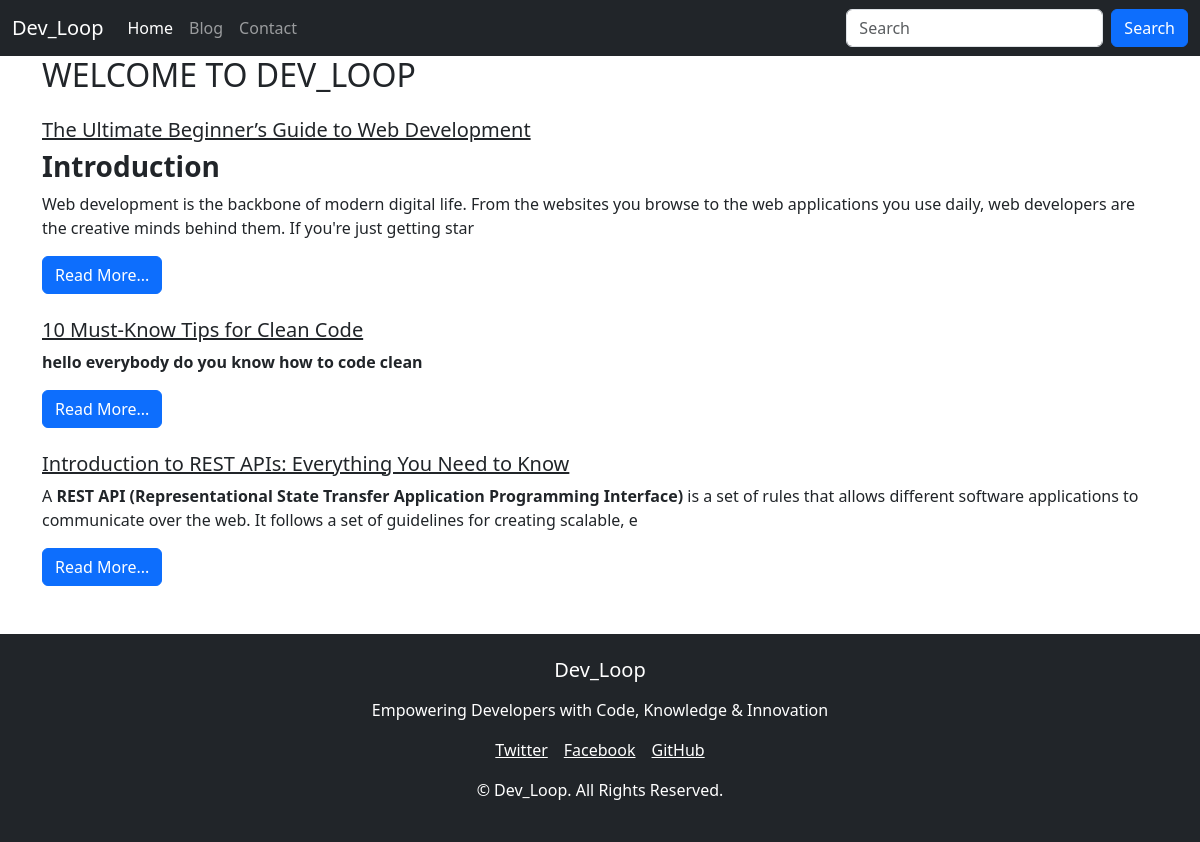
/blog/, run on an earlier commit of the app's database.
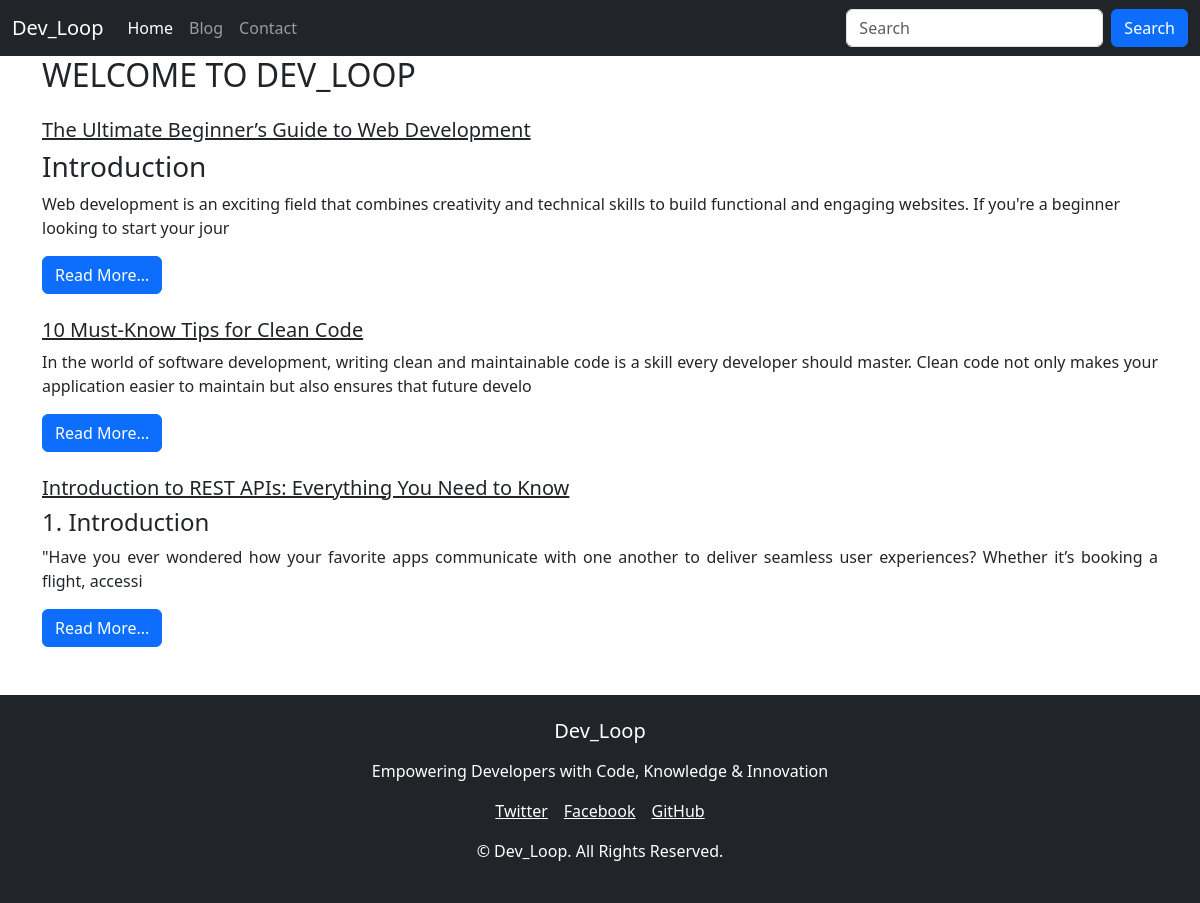
And on a later commit of the database.
### blog/models.py (models this page shows, shortened)
class Blog (models.Model):
    sno=models.AutoField(primary_key=True)
    title=models.CharField(max_length=200)
    Content=HTMLField()
    slug=models.CharField(max_length=100)
    time=models.DateTimeField(auto_now_add=True)

### blog/views.py (the view)
# urls.py: 2. Add a URL to urlpatterns:  path('blog/', include('blog.urls'))
def blog(request):
    blogs=Blog.objects.all()
    context={'blogs':blogs}
    return render(request,'bloghome.html',context)

### templates/bloghome.html (shortened to what this page needs)
{% extends "base.html" %}
{% block blogactive %}active{% endblock blogactive %}
{% block body %}
<div class="container">
<h2>WELCOME TO DEV_LOOP</h2>
{% for blog in blogs  %}
    <div class="my-4">
    <h5 class="text-dark"><a href="/blogpost/{{blog.slug}}" class="text-dark"> {{blog.title}}</a></h5>
    <div class="my-2">
    {{blog.Content|slice:245|safe}}
    </div>
    <a href="/blogpost/{{blog.slug}}" class="text-dark"><button class="btn btn-primary">Read More...</button></a>
</div>
{% endfor %}
</div>
{% endblock body %}

What changed in the data, as far as the page shows it:
changed Blog "The Ultimate Beginner’s Guide to Web Development": Content "Introduction Web development is the backbone of modern digital life. From the websites you browse to the web applications you use daily, web developers are the creative minds behind them. If you're just getting star" → "Introduction Web development is an exciting field that combines creativity and technical skills to build functional and engaging websites. If you're a beginner looking to start your jour"
changed Blog "10 Must-Know Tips for Clean Code": Content "hello everybody do you know how to code clean" → "In the world of software development, writing clean and maintainable code is a skill every developer should master. Clean code not only makes your application easier to maintain but also ensures that future develo"
changed Blog "Introduction to REST APIs: Everything You Need to Know": Content "A REST API (Representational State Transfer Application Programming Interface) is a set of rules that allows different software applications to communicate over the web. It follows a set of guidelines for creating scalable, e" → "1. Introduction \"Have you ever wondered how your favorite apps communicate with one another to deliver seamless user experiences? Whether it’s booking a flight, accessi"
